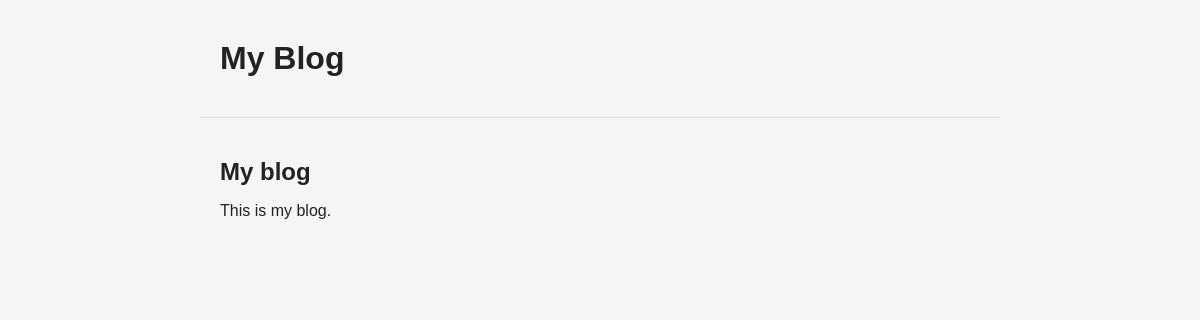
The page /blog/ on the database as committed earlier.
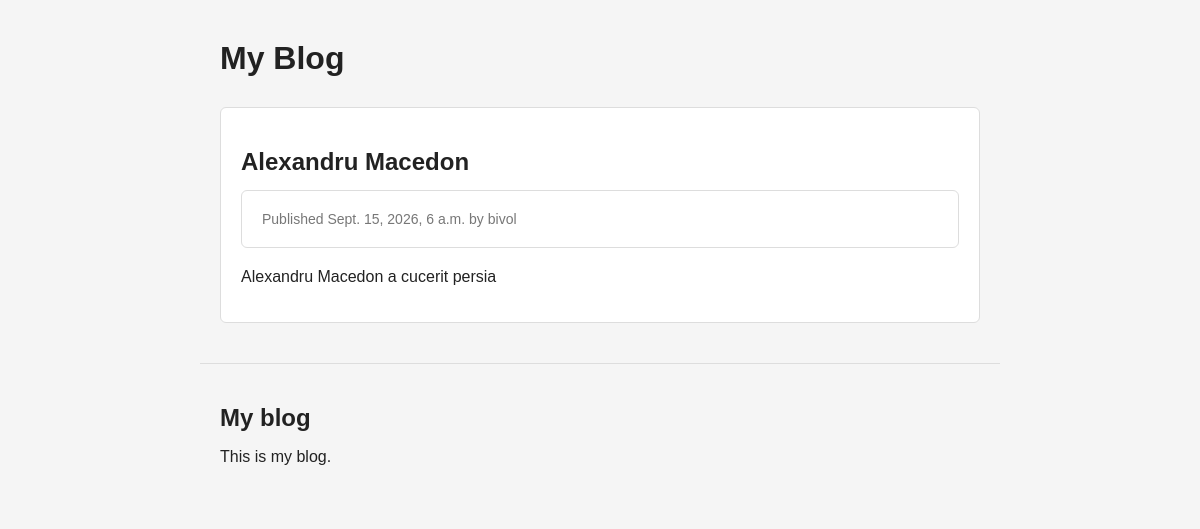
The same page on the database as committed later.
### blog/models.py (models this page shows, shortened)
class Post(models.Model):
    title = models.CharField(max_length=250)
    slug = models.SlugField(max_length=250)
    body = models.TextField()
    publish = models.DateTimeField(default=timezone.now)
    created = models.DateTimeField(auto_now_add=True)
    updated = models.DateTimeField(auto_now=True)
    author = models.ForeignKey(User,on_delete=models.CASCADE,related_name="blog_posts")
    class Status(models.TextChoices):
        DRAFT = 'DF', 'Draft'
        PUBLISHED = 'PB', 'published'
    status = models.CharField(max_length=2,choices=Status.choices,default=Status.DRAFT)
    objects = models.Manager()
    published= PublishedManager()
    class Meta:
        ordering= ['-publish']

### blog/views.py (the view)
# urls.py: path("",views.post_list,name="post_list"),
def post_list(request):
    posts= Post.published.all()
    return render(request,"blog/post/list.html",{"posts":posts})

### blog/models.py (called while the page is built)
    def get_queryset(self):
        return super().get_queryset().filter(status=Post.Status.PUBLISHED)

### blog/templates/blog/post/list.html (shortened to what this page needs)
{% extends "blog/base.html" %}
{% block content %}
 <h1>My Blog</h1>
 {% for post in posts %}
 <article class="post">
 <h2>
     <a href="{% url 'blog:post_detail' post.id %}">
       {{ post.title }}
     </a>
   </h2>
   <p class="date post">
     Published {{ post.publish }} by {{ post.author }}
   </p>
   {{ post.body|truncatewords:30|linebreaks }}
 </article>
 {% endfor %}
{% endblock %}

Rows that differ between the two databases and show on the page:
added Post: title "Alexandru Macedon", publish "Sept. 15, 2026, 6 a.m.", author "bivol", body "Alexandru Macedon a cucerit persia"
